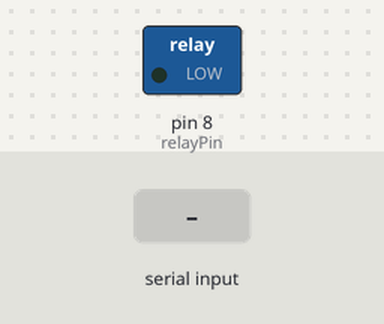
The sketch below on a simulated Arduino Uno, built with avr-gcc and run on an emulated ATmega328P. Parts: switched loads named in the sketch (green lamp = pin HIGH). The inputs (shaded band) are chosen by the test bench.

Above: at 1.2 s.
1.3 s: "A" received over Serial
At 1.6 s:
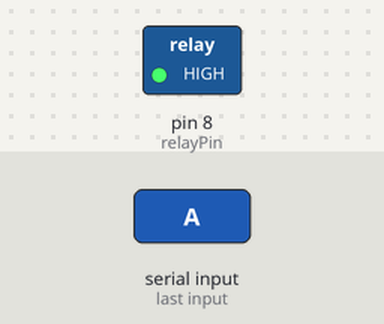
2.8 s: "K" received over Serial
At 4.0 s:
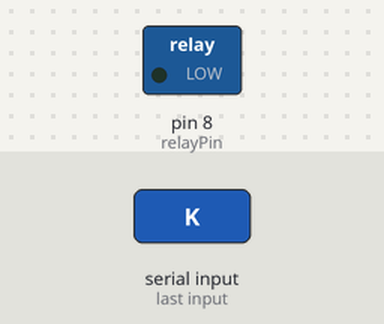
Timing chart, 0 to 5.8 s (numbered marks = the images above; inputs shaded):
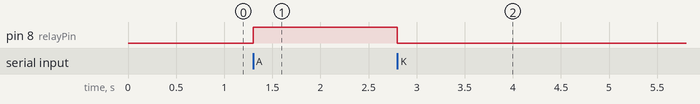

The sketch:

sketch_aug8a.ino
```cpp
int relayPin = 8;  // Röleye bağlı pin

void setup() {
  Serial.begin(9600);        // Bluetooth modülü ile seri iletişim başlatılır
  pinMode(relayPin, OUTPUT); // Röle pinini çıkış olarak ayarla
  digitalWrite(relayPin, LOW); // Röleyi başlangıçta kapalı tut
}

void loop() {
  if (Serial.available() > 0) { // Seri port üzerinden veri olup olmadığını kontrol et
    char command = Serial.read(); // Gelen veriyi oku
    if (command == 'A') {        // 'A' komutu alındığında
      digitalWrite(relayPin, HIGH); // Röleyi aç (lambayı yak)
    }
    if (command == 'K') {        // 'K' komutu alındığında
      digitalWrite(relayPin, LOW);  // Röleyi kapat (lambayı söndür)
    }
  }
}
```

Measured:
- after the input at 1.3 s, pin 8 (relayPin): LOW → HIGH at once
- after the input at 2.8 s, pin 8 (relayPin): HIGH → LOW at once
